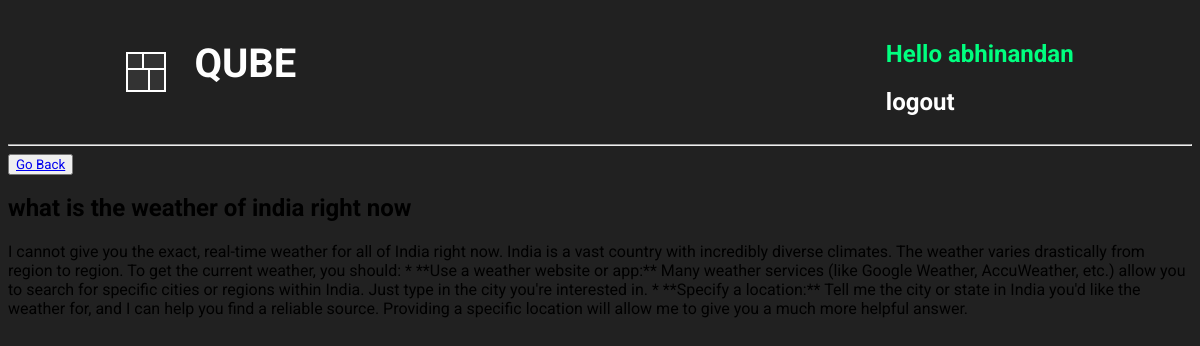
/chatFullResponseView/2/ (signed in), run on the app's committed database.
### base/models.py (models this page shows, shortened)
class interactiveChatHistory(models.Model):
    user = models.ForeignKey(
        User, on_delete=models.CASCADE, related_name='interactive_chat_histories')
    user_chat_prompt = models.TextField()
    model_response = models.TextField()
    created = models.DateField(auto_now_add=True)

### base/views.py (the view)
# urls.py: path('chatFullResponseView/<str:pk>/',
@login_required(login_url='loginUser')
def chatFullResponseView(request, pk):
    chat_query = interactiveChatHistory.objects.get(id=pk)
    context = {'chat_query': chat_query}
    return render(request, 'base/chat_fullResponseView.html', context)

### base/templates/base/chat_fullResponseView.html
{% extends 'main.html' %}
{% block content %}
<div>
    <div>
        <button><a href="{% url 'intactChat' %}">Go Back</a></button>
    </div>
    <h2>{{ chat_query.user_chat_prompt }}</h2>
    <p>{{ chat_query.model_response }}</p>
</div>
{% endblock %}

### templates/navbar.html (shortened to what this page needs)
<div class="navbar-container">
    <div class="QUBE_logo_link">
        <div class="cube-loader">
            <div class="cube cube1"></div>
            <div class="cube cube2"></div>
            <div class="cube cube3"></div>
            <div class="cube cube4"></div>
        </div>
        <div class="qube_text">
            <h1><a href="{% url 'home' %}">QUBE</a></h1>
        </div>
    </div>
    <div class="login_section">
        {% if request.user.is_authenticated %}
        <div class="after_user_login">
            <div class="hello_user">
                <h2> Hello {{ request.user }} </h2>
            </div>
            <div class="hello_user_logout">
                <h2><a href="{% url 'logoutUser' %}">logout</a></h2>
            </div>
        </div>
        {% else %}
        <div class="before_user_login">
            <h2><a href="{% url 'loginUser' %}">Login</a></h2>
        </div>
        {% endif %}
    </div>
</div>
<hr>

### static/styles/main.css (style rules this page uses)
* { font-family: "Roboto", serif; }
body { background-color:#212121; }
.cube-loader { position: relative; width: 40px; height: 40px; margin: auto; }
.cube { position: absolute; width: 50%; height: 50%; background-color: #333; border: 2px solid #fff; animation: foldCube 2.4s infinite linear; }
.cube1 { top: 0; left: 0; transform-origin: 100% 100%; }
.cube2 { top: 0; right: 0; transform-origin: 0 100%; }
.cube3 { bottom: 0; right: 0; transform-origin: 0 0; }
.cube4 { bottom: 0; left: 0; transform-origin: 100% 0; }
.cube1 { animation-delay: 0.3s; }
.cube2 { animation-delay: 0.6s; }
.cube3 { animation-delay: 0.9s; }
.cube4 { animation-delay: 1.2s; }
.QUBE_logo_link { display: flex; justify-content: space-between; gap: 20px; margin-left: 10%; }
.qube_text { margin-top: 6%; font-size: 20px; padding-left: 8px; padding-right: 8px; padding-top: 5px; margin-top: 0px; }
.qube_text a { text-decoration: none; color: white; transition: all 0.3s ease; }
.login_section { margin-right: 10%; padding-top: 1%; }
.hello_user { color: springgreen; }
.hello_user_logout a { text-decoration: none; color: white; transition: all 0.3s ease; }

### templates/navbar.html (style rules this page uses)
.navbar-container { display: flex; justify-content: space-between; }

### data on the page
interactiveChatHistory: user_chat_prompt "what is the weather of india right now", model_response "I cannot give you the exact, real-time weather for all of India right now. India is a vast country with incredibly diverse climates. The weather varies drastically from region to region. To get the current weather, you should: * **Use a weather website or app:** Many weather services (like Google Weather, AccuWeather, etc.) allow you to search for specific cities or regions within India. Just type in the city you're interested in. * **Specify a location:** Tell me the city or state in India you'd like the weather for, and I can help you find a reliable source. Providing a specific location will allow me to give you a much more helpful answer."

### other printed values
{{ request.user }} "abhinandan"
